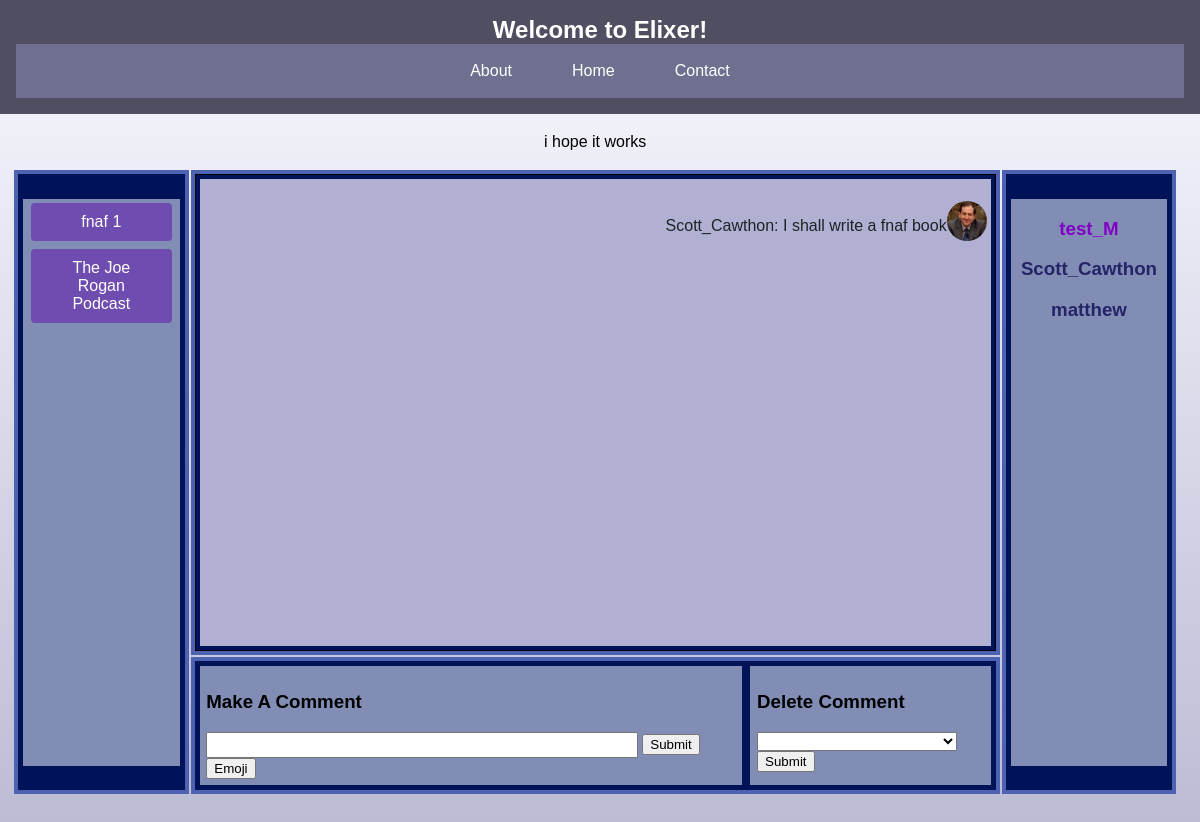
The app's page /channels/The Joe Rogan Podcast/ (signed in) with its own data.
### app/models.py (models this page shows, shortened)
class Channel(models.Model):
    name = models.CharField(max_length=50, unique=True)
    description = models.CharField(max_length=200)
    creator = models.ForeignKey(CustomUser, on_delete=models.CASCADE)
    chat_members = models.ManyToManyField(
        CustomUser, related_name="channels", through="Membership"
    )
    MODE = (("Enabled", "Enabled"), ("Disabled", "Disabled"))
    safe_mode = models.CharField(
        max_length=10,
        choices=MODE,
    )

class Comment(models.Model):
    owner = models.ForeignKey(CustomUser, on_delete=models.CASCADE)
    channel = models.ForeignKey(Channel, on_delete=models.CASCADE)
    message = models.CharField(max_length=300)

class CustomUser(AbstractUser):
    email = models.EmailField(unique=True)
    profile_picture = models.ImageField(
        upload_to="profile_pictures/",
        null=True,
        blank=True,
    )
    groups = models.ManyToManyField(
        Group,
        verbose_name=("groups"),
        blank=True,
        related_name="customuser_set",
        related_query_name="user",
    )
    user_permissions = models.ManyToManyField(
        Permission,
        verbose_name=("user permissions"),
        blank=True,
        related_name="customuser_set",
        related_query_name="user",
    )

### app/views.py (the view, shortened to what this page needs)
# urls.py: path("channels/<str:channel_name>/", channel_view, name="channels"),
@login_required(login_url=login_view)
def channel_view(request, channel_name):
    try:
        you = CustomUser.objects.get(username=request.user.username)
        channel_list = Channel.objects.filter(creator=you)
        involved_channels = Channel.objects.filter(chat_members=you).exclude(
            creator=you
        )
        C_List = set()
        for c1 in channel_list:
            C_List.add(c1)
        for c2 in involved_channels:
            C_List.add(c2)
        channel = Channel.objects.get(name=channel_name)
        channel_comments = Comment.objects.filter(channel=channel)
        you = CustomUser.objects.get(username=request.user.username)
        your_comments = Comment.objects.filter(owner=you, channel=channel)
        people_in_channel = channel.chat_members.exclude(id=channel.creator.id)
        context = {
            "channel": channel,
            "members": people_in_channel,
            "owner": channel.creator.username,
            "comments": channel_comments,
            "your_comments": your_comments,
            "all_in": C_List,
        }
    except:
        return redirect(dashboard)
    return render(request, "channel.html", context)

### app/templates/channel.html (shortened to what this page needs)
{% extends "base.html" %}
{% load static %}
{% block content %}
<table class="ChannelTable">
  <tr class="GETSMALL">
    <td>
    </td>
    <td class="Talign">
      <p>{{ channel.description }}</p>
    </td>
    <td></td>
  </tr>
  <tr>
    <td class="ChannelTD" rowspan="3" >
      <div class="List">
      {% for a in all_in%}
          <a href="{% url 'channels' a.name %}"><button class="ChannelButton BoxBut">{{ a.name }}</button></a>
      {% endfor %}
      </div>
    </td>
<td class="messageTD">
  <div class="TestingMessages">
<br />
{% for comment in comments %}
{% if comment.owner.username == request.user.username %}
<div class="yourComment">
<p class="NoPicTouch">{{ comment.owner.username }}: {{ comment.message }}</p>
{% if comment.owner.profile_picture %}
<img src="{{ comment.owner.profile_picture.url }}" width="40" height="40" class="testingpic"/>
{% else %}
<img src="{% static "images/dinosaur_profile_default.jpg" %}" width="40" height="40" class="testingpic">
</div>
{% endif %}
{% endif %}
{% endfor %}
<br />
</div>
    </td>
    <td class="MemberTD" rowspan="3">
      <div class="List">
      <h3 class="OwnerL">{{ owner }}</h3>
      {% for member in members %}
      <h3 class="MemberL">{{ member.username }}</h3>
      {% endfor %}
      </div>
    </td>
  </tr>
  <tr>
  <td class="CreateComment">
    <div class="CommentDiv1 Pad">
    <h3>Make A Comment</h3>
      <form method="POST">
        <input type="text" required name="comment_text" max_length="300" class="CommentBar" />
        <input type="submit"/>
      </form>
      <button id="emojiButton">Emoji</button>
    </div>
    <div class="Pad CommentDiv2">
      <h3>Delete Comment</h3>
      <form method="POST">
        <select name="comment_remove">
          <option></option>
          {% for your_comment in your_comments %}
          <option value="{{your_comment.id}}">{{ your_comment.message }}</option>
          {% endfor %}
        </select>
        <input type="submit" />
      </form>
    </div>
    </td>
    <td></td>
    <td></td>
  </tr>
</table>
<br />
<br />
{% endblock content %}

### app/static/styles.css (style rules this page uses)
:root { --darker_blue:#4f4f61; --lighter_blue:#6f708f; --border_exterior:#4d62b0; --border_interior: #001359; }
.BoxBut { width: 90%; }
.ChannelButton { background-color: #6f4caf; color: white; border: none; padding: 10px 20px; text-align: center; text-decoration: none; display: inline-block; font-size: 16px; margin: 4px 2px; cursor: pointer; border-radius: 4px; transition: background-color 0.3s ease; }
.GradBod { font-family: "Arial", sans-serif; background-size: cover; background-image: linear-gradient(to bottom,#f9f9ff,#bbbbd5); margin: 0; padding: 0; height: 100%; box-sizing: border-box; background-repeat: no-repeat; background-attachment: fixed; }
.GETSMALL { height:5pt; }
.ChannelTable { width: 98%; margin-right: auto; margin-left: auto; }
.ChannelTD { width: 15%; height: 100%; border: solid 3pt var(--border_exterior); background-color: var(--border_interior) }
.testingpic { border-radius: 50%; }
.MemberTD { background-color: var(--border_interior); width: 15%; border: solid 3pt var(--border_exterior); }
.List { background-color: #828db5; border: solid 3pt var(--border_interior); text-align: center; overflow-y: auto; height: 425pt; }
.OwnerL { color: rgb(128, 0, 197); }
.MemberL { color: rgb(36, 36, 103); }
.TestingMessages { background-color: rgb(177, 176, 211); color: rgb(27, 36, 40); border: solid 3pt rgb(0, 19, 89); height: 350pt; overflow-y: auto; }
.messageTD { vertical-align: top; height: 350pt; border: solid 3pt rgb(77, 98, 176); background-color: black; }
.Pad { padding: 5pt; }
.yourComment { display: flex; justify-content: flex-end; padding: 3pt; }
.CommentDiv1 { width: 70%; border: solid 3pt var(--border_interior); background-color: #828db5; }
.CommentDiv2 { border: solid 3pt var(--border_interior); width: 30%; background-color: #828db5; }
.CommentBar { width: 80%; height: 15pt; }
.CreateComment { border: solid 3pt var(--border_exterior); display: flex; justify-content: space-evenly; background-color: var(--border_interior); }
.Talign { text-align: center; }
html { height: 100%; }

### records on screen
Channel: description "i hope it works", name "The Joe Rogan Podcast"
Channel: name "fnaf 1"
Comment: owner.username "Scott_Cawthon", message "I shall write a fnaf book", owner.profile_picture (picture)
CustomUser: username "test_M"
CustomUser: username "Scott_Cawthon"
CustomUser: username "matthew"
